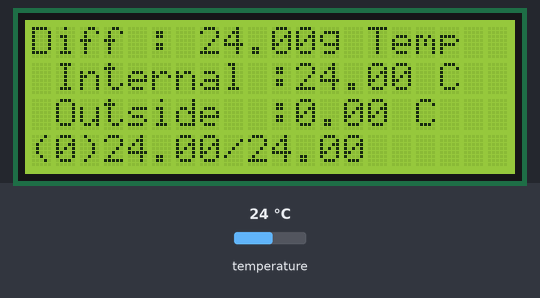
The sketch below on a simulated Arduino Uno, built with avr-gcc and run on an emulated ATmega328P. Shown: 20×4 character LCD. The test bench sets the inputs (shaded band); at power-on: temperature 24 °C. What the sketch prints to the serial monitor is not drawn.

Above: at 1.2 s.
1.3 s: temperature set to 7 °C
At 3.3 s:
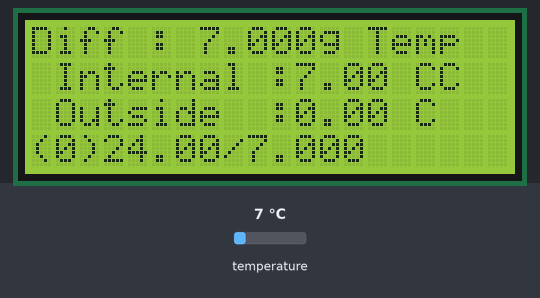
4.0 s: temperature set to 12 °C
At 6.3 s:
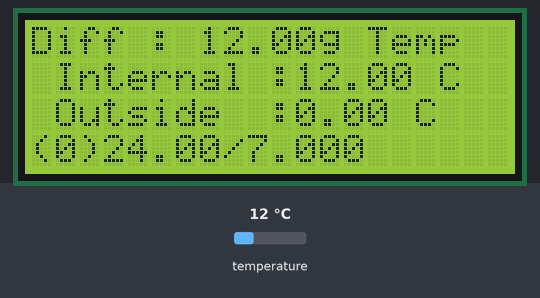
6.7 s: temperature set to 28 °C
At 9.1 s:
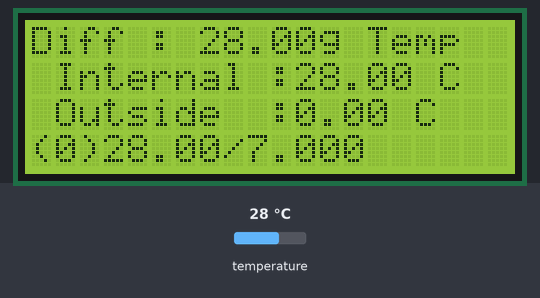
9.4 s: temperature set to 33 °C
At 11.3 s:
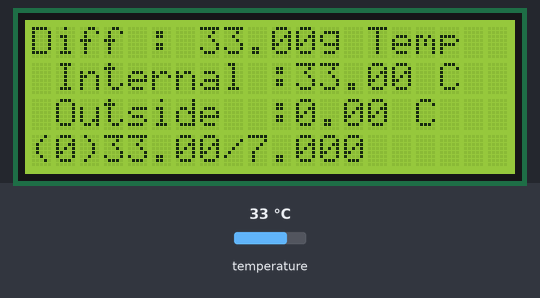
Timing chart, 0 to 12.8 s (numbered marks = the images above; inputs shaded):
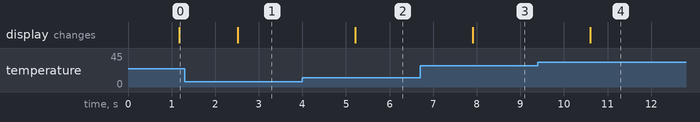

Measured:
- after the input at 1.3 s, the display: changes after 1.2 s (image 1)
- after the input at 4.0 s, the display: changes after 1.2 s (image 2)
- after the input at 6.7 s, the display: changes after 1.2 s (image 3)
- after the input at 9.4 s, the display: changes after 1.2 s (image 4)

The sketch:

FerRoom.ino
```cpp
#include <OneWire.h>
#include <Wire.h>
#include <LiquidCrystal_I2C.h>

// Set the LCD address to 0x27 for a 16 chars and 2 line display
LiquidCrystal_I2C lcd(0x3F, 20, 4);

// OneWire DS18S20, DS18B20, DS1822 Temperature Example
//
// http://www.pjrc.com/teensy/td_libs_OneWire.html
//
// The DallasTemperature library can do all this work for you!
// http://milesburton.com/Dallas_Temperature_Control_Library

OneWire  ds(12);  // on pin 10 (a 4.7K resistor is necessary)

float fertemp[2];

float fertempMax[2];
float fertempMin[2];


void setup(void) {
  Serial.begin(9600);

  // initialize the LCD
  lcd.begin();

  // Turn on the blacklight and print a message.
  lcd.backlight();
  lcd.print("Booting");

  fertemp[0] = 0; //0xFF
  fertemp[1] = 0; //0x2B

  fertempMax[0] = 0;
  fertempMax[1] = 0;
  fertempMin[0] = 0xFF;
  fertempMin[1] = 0xFF;

  lcd.clear();
  //lcd.home();
  lcd.print(" Fermentating Temp");

}

void loop(void) {
  byte i;
  byte present = 0;
  byte type_s;
  byte data[12];
  byte addr[8];
  byte Num;
  float celsius, fahrenheit,diff;
  String str;

  if ( !ds.search(addr)) {
    Serial.println("No more addresses.");
    Serial.println();
    ds.reset_search();
    delay(250);
    return;
  }

  Serial.print("ROM =");
  for( i = 0; i < 8; i++) {
    Serial.write(' ');
    Serial.print(addr[i], HEX);
  }

  if (OneWire::crc8(addr, 7) != addr[7]) {
      Serial.println("CRC is not valid!");
      return;
  }
  Serial.println();

  // the first ROM byte indicates which chip
  switch (addr[0]) {
    case 0x10:
      Serial.println("  Chip = DS18S20");  // or old DS1820
      type_s = 1;
      break;
    case 0x28:
      Serial.println("  Chip = DS18B20");
      type_s = 0;
      break;
    case 0x22:
      Serial.println("  Chip = DS1822");
      type_s = 0;
      break;
    default:
      Serial.println("Device is not a DS18x20 family device.");
      return;
  }

  ds.reset();
  ds.select(addr);
  ds.write(0x44, 1);        // start conversion, with parasite power on at the end

  delay(1000);     // maybe 750ms is enough, maybe not
  // we might do a ds.depower() here, but the reset will take care of it.

  present = ds.reset();
  ds.select(addr);
  ds.write(0xBE);         // Read Scratchpad

  Serial.print("  Data = ");
  Serial.print(present, HEX);
  Serial.print(" ");
  for ( i = 0; i < 9; i++) {           // we need 9 bytes
    data[i] = ds.read();
    Serial.print(data[i], HEX);
    Serial.print(" ");
  }
  Serial.print(" CRC=");
  Serial.print(OneWire::crc8(data, 8), HEX);
  Serial.println();

  // Convert the data to actual temperature
  // because the result is a 16 bit signed integer, it should
  // be stored to an "int16_t" type, which is always 16 bits
  // even when compiled on a 32 bit processor.
  int16_t raw = (data[1] << 8) | data[0];
  if (type_s) {
    raw = raw << 3; // 9 bit resolution default
    if (data[7] == 0x10) {
      // "count remain" gives full 12 bit resolution
      raw = (raw & 0xFFF0) + 12 - data[6];
    }
  } else {
    byte cfg = (data[4] & 0x60);
    // at lower res, the low bits are undefined, so let's zero them
    if (cfg == 0x00) raw = raw & ~7;  // 9 bit resolution, 93.75 ms
    else if (cfg == 0x20) raw = raw & ~3; // 10 bit res, 187.5 ms
    else if (cfg == 0x40) raw = raw & ~1; // 11 bit res, 375 ms
    //// default is 12 bit resolution, 750 ms conversion time
  }
  celsius = (float)raw / 16.0;
  fahrenheit = celsius * 1.8 + 32.0;

  if(celsius>=70) return;

  switch (addr[1])
  {
      case 0xFF: //Internal
        Num = 0;
        break;
      case 0x2B: //Outside
        Num = 1;
        break;
      default:
        break;
  };

   fertemp[Num] = celsius; //0xFF
   if(fertemp[Num]>fertempMax[Num])
    fertempMax[Num] = fertemp[Num];
   if(fertemp[Num]<fertempMin[Num])
    fertempMin[Num] = fertemp[Num];

  diff = fertemp[0] - fertemp[1];

  lcd.setCursor(0, 0);
  lcd.print(String("")  + "Diff : " + diff );
  lcd.setCursor(0, 1);
  lcd.print(String("")  + " Internal :" + fertemp[0] + " C");
  lcd.setCursor(0, 2);
  lcd.print(String("")  + " Outside  :" + fertemp[1] + " C");
  lcd.setCursor(0, 3);
  lcd.print(String("(")  + Num + ")" + "" + fertempMax[Num] +"/"+ fertempMin[Num] );

  Serial.print("  Temperature = ");
  Serial.print(celsius);
  Serial.print(" Celsius, ");
  Serial.print(fahrenheit);
  Serial.println(" Fahrenheit");
  Serial.println(fertemp[0] , fertemp[1]);
}
```
